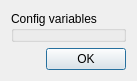
<?xml version="1.0" encoding="UTF-8"?>
<ui version="4.0">
 <class>Gecon::DebugDialog</class>
 <widget class="QDialog" name="Gecon::DebugDialog">
  <property name="geometry">
   <rect>
    <x>0</x>
    <y>0</y>
    <width>117</width>
    <height>73</height>
   </rect>
  </property>
  <property name="windowTitle">
   <string>Dialog</string>
  </property>
  <layout class="QVBoxLayout" name="verticalLayout">
   <item>
    <widget class="QGroupBox" name="configVariables">
     <property name="title">
      <string>Config variables</string>
     </property>
    </widget>
   </item>
   <item>
    <widget class="QDialogButtonBox" name="buttonBox">
     <property name="standardButtons">
      <set>QDialogButtonBox::Ok</set>
     </property>
    </widget>
   </item>
  </layout>
 </widget>
 <resources/>
 <connections/>
</ui>
